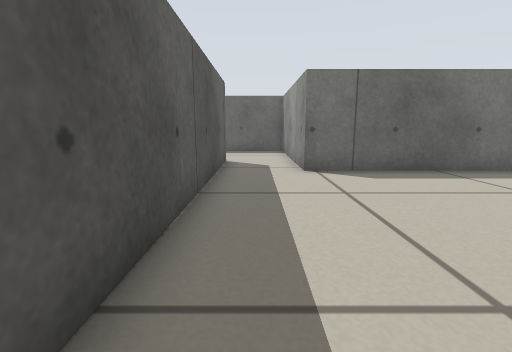
view 1 (above)

22 first-person views from a walk through a Stage world. The camera is 0.36 m above the floor, tilts 10° down and sees 85° across. Floor lines are 1 m apart. The floor is counted in squares, 0.25 m on a side. Each view is taken from the middle of a square. On the plan, view 1 faces up. The plan holds only what a view shows up to about 14 squares ahead; the rest is blank. The place goes on beyond the plan. The robots in the file are not drawn.

view 2
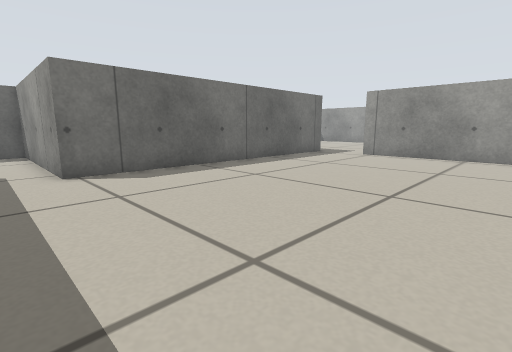

view 3
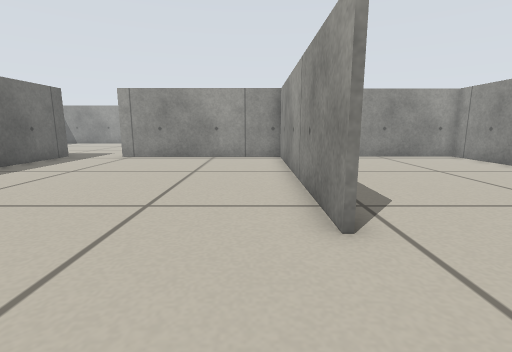

view 4
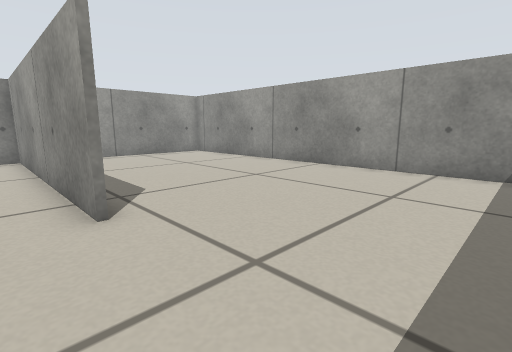

view 5
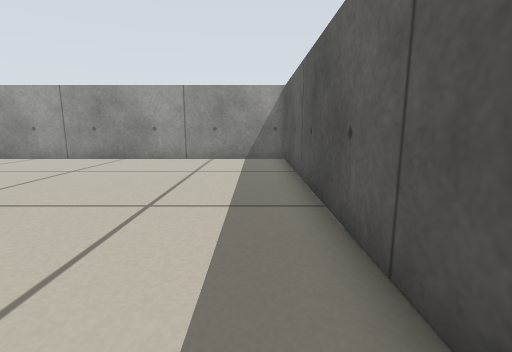

view 6
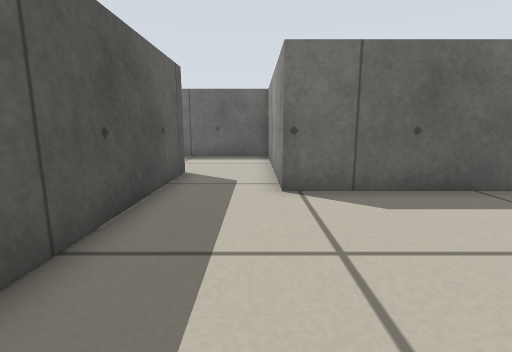

view 7
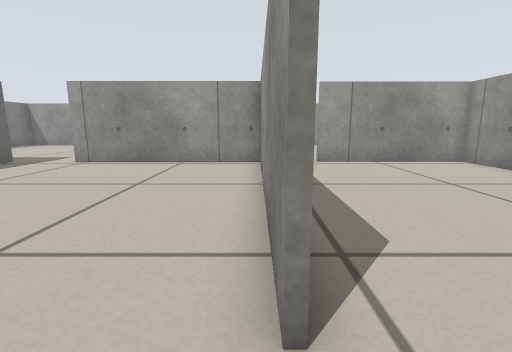

view 8
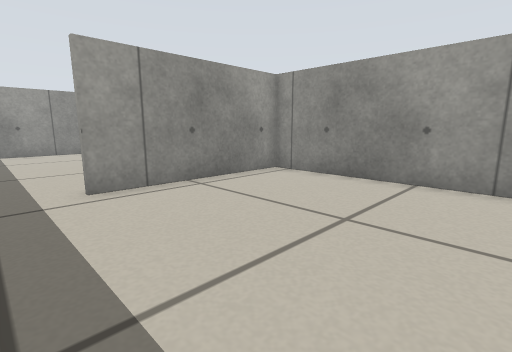

view 9
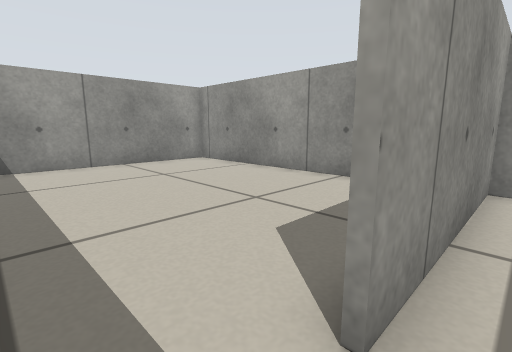

view 10
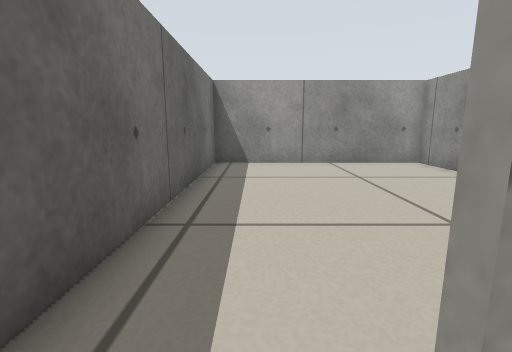

view 11
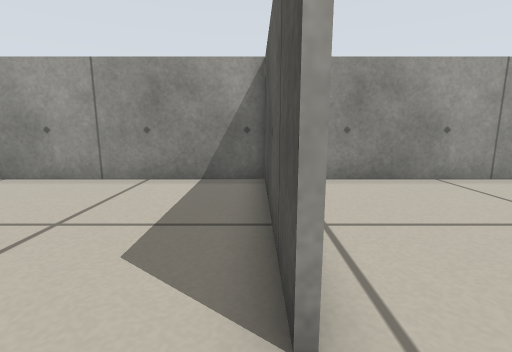

view 12
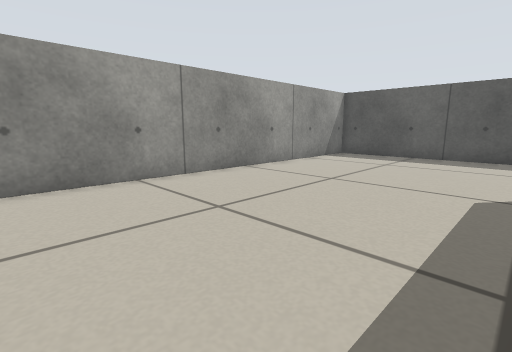

view 13
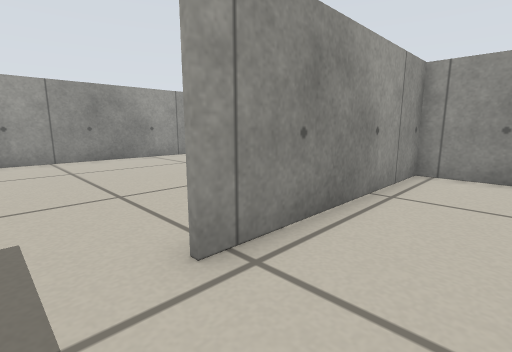

view 14
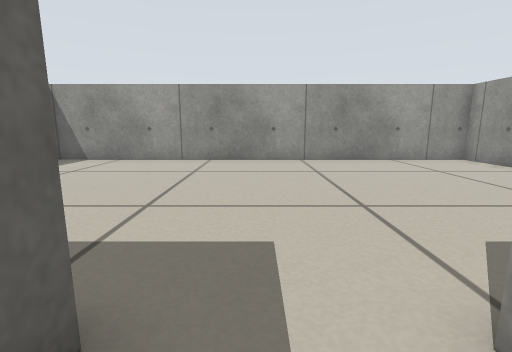

view 15
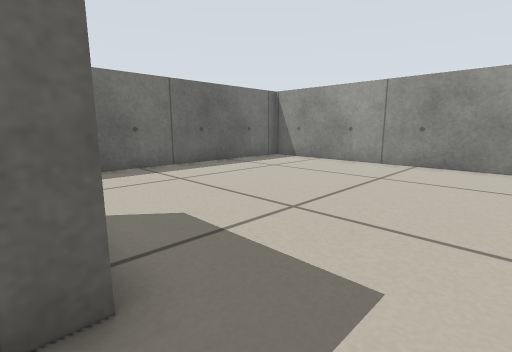

view 16
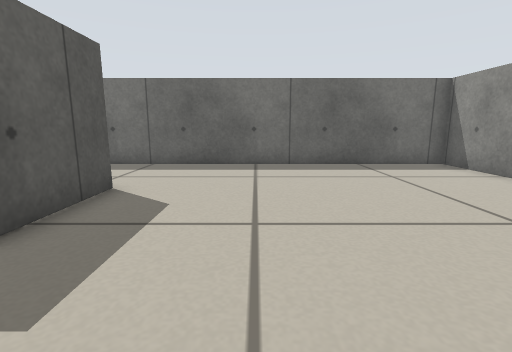

view 17
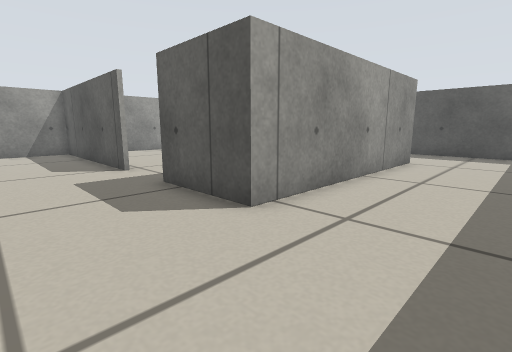

view 18
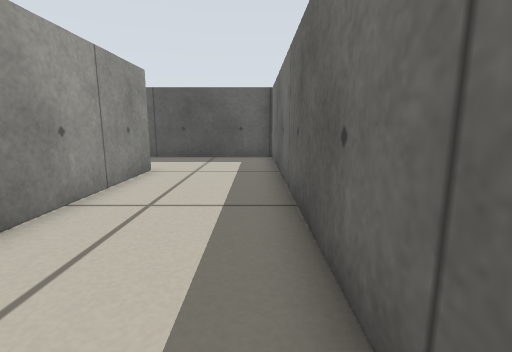

view 19
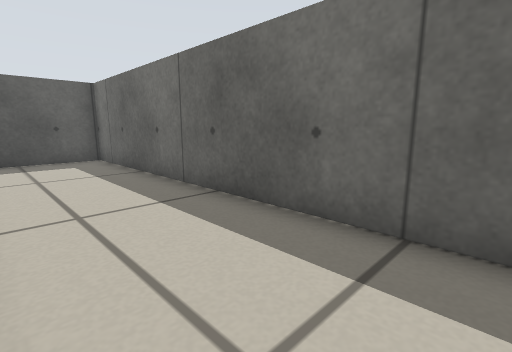

view 20
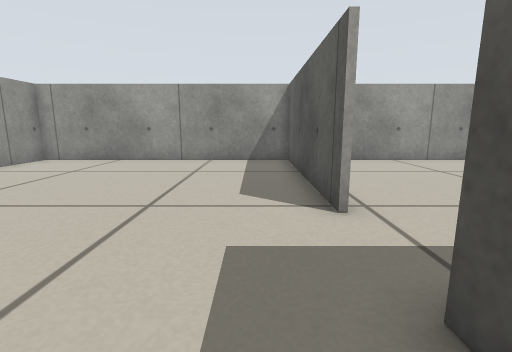

view 21
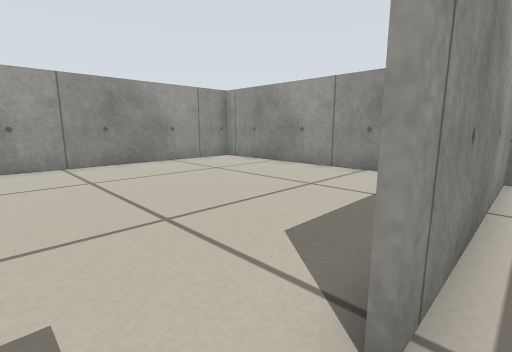

view 22
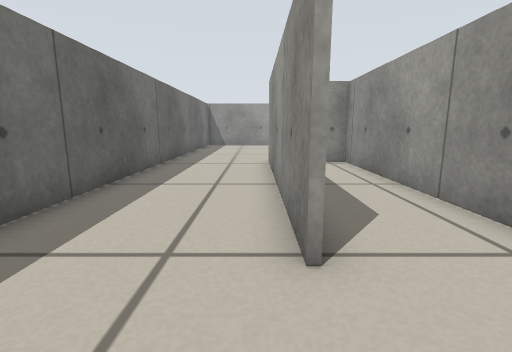

### Floor plan
Ten units are one square. View 1 is at (0, 0); x grows to the right and y downward. Boxes are objects, and circles mark ways between rooms. Rooms are numbered by the first view taken in them; rooms with no view inside come last. Other rooms are left out.
<svg viewBox="-18 -173 275 274">
<path fill="none" stroke="#000" d="M45 12 145 12M136 -91 16 -91 16 -168 -6 -168M-13 -119 -13 6M144 12 144 -65M-13 6 -13 96 144 96 144 35M146 35 146 82M146 84 146 89M252 13 155 13M146 91 146 96 252 96 252 9M146 -65 146 12M145 12 252 12M56 -125 146 -125 146 -91 136 -91M252 9 252 -168 18 -168 18 -109M69 -93 144 -93 144 -101"/>
<circle cx="20" cy="10" r="3" fill="#2a7"/>
<circle cx="145" cy="-75" r="3" fill="#2a7"/>
<circle cx="150" cy="25" r="3" fill="#2a7"/>
<circle cx="40" cy="-120" r="3" fill="#2a7"/>
<text x="60" y="-50">1</text>
<text x="70" y="50">2</text>
<text x="200" y="50">3</text>
<text x="170" y="-100">4</text>
<text x="80" y="-110">5</text>
</svg>
Room 1 opens to room 2. Room 1 opens to room 4. Room 2 opens to room 3. Room 4 opens to room 5.

Where each view was taken, in squares from view 1:
view 1: 0 up, 0 right, facing up
view 2: 0 up, 0 right, facing up-right
view 3: 0 up, 1 right, facing right
view 4: 0 up, 0 right, facing down-right
view 5: 3 up, 0 right, facing down
view 6: 3 up, 1 right, facing up
view 7: 1 down, 3 right, facing right
view 8: 2 down, 8 right, facing down-right
view 9: 2 down, 14 right, facing down-right
view 10: 3 down, 14 right, facing right
view 11: 2 down, 15 right, facing down
view 12: 2 down, 13 right, facing down-left
view 13: 8 up, 12 right, facing down-right
view 14: 8 up, 13 right, facing right
view 15: 7 up, 14 right, facing up-right
view 16: 6 up, 18 right, facing up
view 17: 16 up, 18 right, facing down-left
view 18: 16 up, 15 right, facing left
view 19: 13 up, 15 right, facing up-left
view 20: 11 up, 16 right, facing down
view 21: 8 up, 14 right, facing down-right
view 22: 13 up, 3 right, facing right
